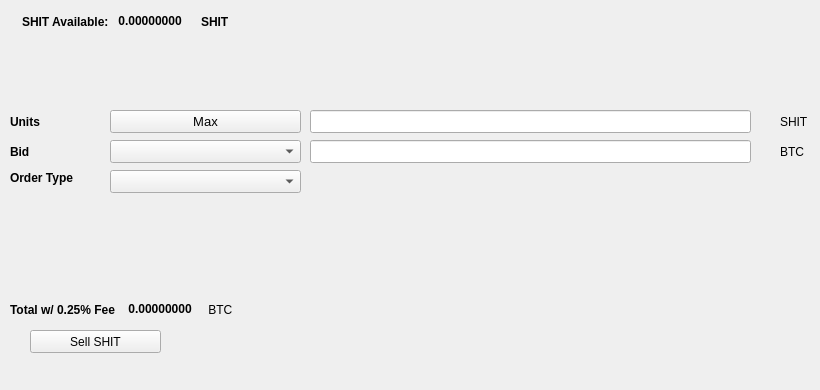
   <widget class="QWidget" name="SellTab">
    <attribute name="title">
     <string>Sell</string>
    </attribute>
    <widget class="QLabel" name="label_16">
     <property name="geometry">
      <rect>
       <x>780</x>
       <y>140</y>
       <width>31</width>
       <height>23</height>
      </rect>
     </property>
     <property name="text">
      <string>BTC</string>
     </property>
    </widget>
    <widget class="QComboBox" name="SellBidcomboBox">
     <property name="geometry">
      <rect>
       <x>110</x>
       <y>140</y>
       <width>191</width>
       <height>23</height>
      </rect>
     </property>
     <property name="font">
      <font>
       <pointsize>10</pointsize>
      </font>
     </property>
    </widget>
    <widget class="QLabel" name="label_18">
     <property name="geometry">
      <rect>
       <x>10</x>
       <y>110</y>
       <width>46</width>
       <height>23</height>
      </rect>
     </property>
     <property name="font">
      <font>
       <weight>75</weight>
       <bold>true</bold>
      </font>
     </property>
     <property name="text">
      <string>Units</string>
     </property>
    </widget>
    <widget class="QPushButton" name="Sell_Max_Amount">
     <property name="geometry">
      <rect>
       <x>110</x>
       <y>110</y>
       <width>191</width>
       <height>23</height>
      </rect>
     </property>
     <property name="font">
      <font>
       <pointsize>10</pointsize>
      </font>
     </property>
     <property name="text">
      <string>Max</string>
     </property>
    </widget>
    <widget class="QLabel" name="label_20">
     <property name="geometry">
      <rect>
       <x>10</x>
       <y>170</y>
       <width>91</width>
       <height>16</height>
      </rect>
     </property>
     <property name="font">
      <font>
       <weight>75</weight>
       <bold>true</bold>
      </font>
     </property>
     <property name="text">
      <string>Order Type</string>
     </property>
    </widget>
    <widget class="QComboBox" name="SellOrdertypeCombo">
     <property name="geometry">
      <rect>
       <x>110</x>
       <y>170</y>
       <width>191</width>
       <height>23</height>
      </rect>
     </property>
     <property name="font">
      <font>
       <pointsize>10</pointsize>
      </font>
     </property>
    </widget>
    <widget class="QLabel" name="label_21">
     <property name="geometry">
      <rect>
       <x>10</x>
       <y>140</y>
       <width>46</width>
       <height>23</height>
      </rect>
     </property>
     <property name="font">
      <font>
       <weight>75</weight>
       <bold>true</bold>
      </font>
     </property>
     <property name="text">
      <string>Bid</string>
     </property>
    </widget>
    <widget class="QLabel" name="label_22">
     <property name="geometry">
      <rect>
       <x>780</x>
       <y>110</y>
       <width>31</width>
       <height>23</height>
      </rect>
     </property>
     <property name="text">
      <string>SHIT</string>
     </property>
    </widget>
    <widget class="QLineEdit" name="UnitsInputSHIT">
     <property name="geometry">
      <rect>
       <x>310</x>
       <y>110</y>
       <width>441</width>
       <height>23</height>
      </rect>
     </property>
     <property name="font">
      <font>
       <pointsize>9</pointsize>
       <weight>75</weight>
       <bold>true</bold>
      </font>
     </property>
    </widget>
    <widget class="QLineEdit" name="SellBidPriceEdit">
     <property name="geometry">
      <rect>
       <x>310</x>
       <y>140</y>
       <width>441</width>
       <height>23</height>
      </rect>
     </property>
     <property name="font">
      <font>
       <pointsize>9</pointsize>
       <weight>75</weight>
       <bold>true</bold>
      </font>
     </property>
    </widget>
    <widget class="QPushButton" name="SellSHITBTN">
     <property name="geometry">
      <rect>
       <x>30</x>
       <y>330</y>
       <width>131</width>
       <height>23</height>
      </rect>
     </property>
     <property name="text">
      <string>Sell SHIT</string>
     </property>
     <property name="icon">
      <iconset resource="../shit">
       <normaloff>:/icons/bitcoin</normaloff>:/icons/bitcoin</iconset>
     </property>
    </widget>
    <widget class="QWidget" name="layoutWidget3">
     <property name="geometry">
      <rect>
       <x>22</x>
       <y>12</y>
       <width>258</width>
       <height>19</height>
      </rect>
     </property>
     <layout class="QHBoxLayout" name="horizontalLayout">
      <item>
       <widget class="QLabel" name="label232_2">
        <property name="font">
         <font>
          <weight>75</weight>
          <bold>true</bold>
         </font>
        </property>
        <property name="text">
         <string>SHIT Available:</string>
        </property>
       </widget>
      </item>
      <item>
       <widget class="QLabel" name="SHITAvailableLabel">
        <property name="palette">
         <palette>
          <active>
           <colorrole role="WindowText">
            <brush brushstyle="SolidPattern">
             <color alpha="255">
              <red>0</red>
              <green>0</green>
              <blue>0</blue>
             </color>
            </brush>
           </colorrole>
           <colorrole role="Button">
            <brush brushstyle="SolidPattern">
             <color alpha="255">
              <red>0</red>
              <green>170</green>
              <blue>0</blue>
             </color>
            </brush>
           </colorrole>
           <colorrole role="Light">
            <brush brushstyle="SolidPattern">
             <color alpha="255">
              <red>0</red>
              <green>255</green>
              <blue>0</blue>
             </color>
            </brush>
           </colorrole>
           <colorrole role="Midlight">
            <brush brushstyle="SolidPattern">
             <color alpha="255">
              <red>0</red>
              <green>212</green>
              <blue>0</blue>
             </color>
            </brush>
           </colorrole>
           <colorrole role="Dark">
            <brush brushstyle="SolidPattern">
             <color alpha="255">
              <red>0</red>
              <green>85</green>
              <blue>0</blue>
             </color>
            </brush>
           </colorrole>
           <colorrole role="Mid">
            <brush brushstyle="SolidPattern">
             <color alpha="255">
              <red>0</red>
              <green>113</green>
              <blue>0</blue>
             </color>
            </brush>
           </colorrole>
           <colorrole role="Text">
            <brush brushstyle="SolidPattern">
             <color alpha="255">
              <red>0</red>
              <green>170</green>
              <blue>0</blue>
             </color>
            </brush>
           </colorrole>
           <colorrole role="BrightText">
            <brush brushstyle="SolidPattern">
             <color alpha="255">
              <red>255</red>
              <green>255</green>
              <blue>255</blue>
             </color>
            </brush>
           </colorrole>
           <colorrole role="ButtonText">
            <brush brushstyle="SolidPattern">
             <color alpha="255">
              <red>0</red>
              <green>0</green>
              <blue>0</blue>
             </color>
            </brush>
           </colorrole>
           <colorrole role="Base">
            <brush brushstyle="SolidPattern">
             <color alpha="255">
              <red>255</red>
              <green>255</green>
              <blue>255</blue>
             </color>
            </brush>
           </colorrole>
           <colorrole role="Window">
            <brush brushstyle="SolidPattern">
             <color alpha="255">
              <red>0</red>
              <green>170</green>
              <blue>0</blue>
             </color>
            </brush>
           </colorrole>
           <colorrole role="Shadow">
            <brush brushstyle="SolidPattern">
             <color alpha="255">
              <red>0</red>
              <green>0</green>
              <blue>0</blue>
             </color>
            </brush>
           </colorrole>
           <colorrole role="AlternateBase">
            <brush brushstyle="SolidPattern">
             <color alpha="255">
              <red>127</red>
              <green>212</green>
              <blue>127</blue>
             </color>
            </brush>
           </colorrole>
           <colorrole role="ToolTipBase">
            <brush brushstyle="SolidPattern">
             <color alpha="255">
              <red>255</red>
              <green>255</green>
              <blue>220</blue>
             </color>
            </brush>
           </colorrole>
           <colorrole role="ToolTipText">
            <brush brushstyle="SolidPattern">
             <color alpha="255">
              <red>0</red>
              <green>0</green>
              <blue>0</blue>
             </color>
            </brush>
           </colorrole>
          </active>
          <inactive>
           <colorrole role="WindowText">
            <brush brushstyle="SolidPattern">
             <color alpha="255">
              <red>0</red>
              <green>0</green>
              <blue>0</blue>
             </color>
            </brush>
           </colorrole>
           <colorrole role="Button">
            <brush brushstyle="SolidPattern">
             <color alpha="255">
              <red>0</red>
              <green>170</green>
              <blue>0</blue>
             </color>
            </brush>
           </colorrole>
           <colorrole role="Light">
            <brush brushstyle="SolidPattern">
             <color alpha="255">
              <red>0</red>
              <green>255</green>
              <blue>0</blue>
             </color>
            </brush>
           </colorrole>
           <colorrole role="Midlight">
            <brush brushstyle="SolidPattern">
             <color alpha="255">
              <red>0</red>
              <green>212</green>
              <blue>0</blue>
             </color>
            </brush>
           </colorrole>
           <colorrole role="Dark">
            <brush brushstyle="SolidPattern">
             <color alpha="255">
              <red>0</red>
              <green>85</green>
              <blue>0</blue>
             </color>
            </brush>
           </colorrole>
           <colorrole role="Mid">
            <brush brushstyle="SolidPattern">
             <color alpha="255">
              <red>0</red>
              <green>113</green>
              <blue>0</blue>
             </color>
            </brush>
           </colorrole>
           <colorrole role="Text">
            <brush brushstyle="SolidPattern">
             <color alpha="255">
              <red>0</red>
              <green>170</green>
              <blue>0</blue>
             </color>
            </brush>
           </colorrole>
           <colorrole role="BrightText">
            <brush brushstyle="SolidPattern">
             <color alpha="255">
              <red>255</red>
              <green>255</green>
              <blue>255</blue>
             </color>
            </brush>
           </colorrole>
           <colorrole role="ButtonText">
            <brush brushstyle="SolidPattern">
             <color alpha="255">
              <red>0</red>
              <green>0</green>
              <blue>0</blue>
             </color>
            </brush>
           </colorrole>
           <colorrole role="Base">
            <brush brushstyle="SolidPattern">
             <color alpha="255">
              <red>255</red>
              <green>255</green>
              <blue>255</blue>
             </color>
            </brush>
           </colorrole>
           <colorrole role="Window">
            <brush brushstyle="SolidPattern">
             <color alpha="255">
              <red>0</red>
              <green>170</green>
              <blue>0</blue>
             </color>
            </brush>
           </colorrole>
           <colorrole role="Shadow">
            <brush brushstyle="SolidPattern">
             <color alpha="255">
              <red>0</red>
              <green>0</green>
              <blue>0</blue>
             </color>
            </brush>
           </colorrole>
           <colorrole role="AlternateBase">
            <brush brushstyle="SolidPattern">
             <color alpha="255">
              <red>127</red>
              <green>212</green>
              <blue>127</blue>
             </color>
            </brush>
           </colorrole>
           <colorrole role="ToolTipBase">
            <brush brushstyle="SolidPattern">
             <color alpha="255">
              <red>255</red>
              <green>255</green>
              <blue>220</blue>
             </color>
            </brush>
           </colorrole>
           <colorrole role="ToolTipText">
            <brush brushstyle="SolidPattern">
             <color alpha="255">
              <red>0</red>
              <green>0</green>
              <blue>0</blue>
             </color>
            </brush>
           </colorrole>
          </inactive>
          <disabled>
           <colorrole role="WindowText">
            <brush brushstyle="SolidPattern">
             <color alpha="255">
              <red>0</red>
              <green>85</green>
              <blue>0</blue>
             </color>
            </brush>
           </colorrole>
           <colorrole role="Button">
            <brush brushstyle="SolidPattern">
             <color alpha="255">
              <red>0</red>
              <green>170</green>
              <blue>0</blue>
             </color>
            </brush>
           </colorrole>
           <colorrole role="Light">
            <brush brushstyle="SolidPattern">
             <color alpha="255">
              <red>0</red>
              <green>255</green>
              <blue>0</blue>
             </color>
            </brush>
           </colorrole>
           <colorrole role="Midlight">
            <brush brushstyle="SolidPattern">
             <color alpha="255">
              <red>0</red>
              <green>212</green>
              <blue>0</blue>
             </color>
            </brush>
           </colorrole>
           <colorrole role="Dark">
            <brush brushstyle="SolidPattern">
             <color alpha="255">
              <red>0</red>
              <green>85</green>
              <blue>0</blue>
             </color>
            </brush>
           </colorrole>
           <colorrole role="Mid">
            <brush brushstyle="SolidPattern">
             <color alpha="255">
              <red>0</red>
              <green>113</green>
              <blue>0</blue>
             </color>
            </brush>
           </colorrole>
           <colorrole role="Text">
            <brush brushstyle="SolidPattern">
             <color alpha="255">
              <red>0</red>
              <green>85</green>
              <blue>0</blue>
             </color>
            </brush>
           </colorrole>
           <colorrole role="BrightText">
            <brush brushstyle="SolidPattern">
             <color alpha="255">
              <red>255</red>
              <green>255</green>
              <blue>255</blue>
             </color>
            </brush>
           </colorrole>
           <colorrole role="ButtonText">
            <brush brushstyle="SolidPattern">
             <color alpha="255">
              <red>0</red>
              <green>85</green>
              <blue>0</blue>
             </color>
            </brush>
           </colorrole>
           <colorrole role="Base">
            <brush brushstyle="SolidPattern">
             <color alpha="255">
              <red>0</red>
              <green>170</green>
              <blue>0</blue>
             </color>
            </brush>
           </colorrole>
           <colorrole role="Window">
            <brush brushstyle="SolidPattern">
             <color alpha="255">
              <red>0</red>
              <green>170</green>
              <blue>0</blue>
             </color>
            </brush>
           </colorrole>
           <colorrole role="Shadow">
            <brush brushstyle="SolidPattern">
             <color alpha="255">
              <red>0</red>
              <green>0</green>
              <blue>0</blue>
             </color>
            </brush>
           </colorrole>
           <colorrole role="AlternateBase">
            <brush brushstyle="SolidPattern">
             <color alpha="255">
              <red>0</red>
              <green>170</green>
              <blue>0</blue>
             </color>
            </brush>
           </colorrole>
           <colorrole role="ToolTipBase">
            <brush brushstyle="SolidPattern">
             <color alpha="255">
              <red>255</red>
              <green>255</green>
              <blue>220</blue>
             </color>
            </brush>
           </colorrole>
           <colorrole role="ToolTipText">
            <brush brushstyle="SolidPattern">
             <color alpha="255">
              <red>0</red>
              <green>0</green>
              <blue>0</blue>
             </color>
            </brush>
           </colorrole>
          </disabled>
         </palette>
        </property>
        <property name="font">
         <font>
          <weight>75</weight>
          <bold>true</bold>
         </font>
        </property>
        <property name="text">
         <string> 0.00000000 </string>
        </property>
        <property name="textInteractionFlags">
         <set>Qt::LinksAccessibleByMouse|Qt::TextSelectableByKeyboard|Qt::TextSelectableByMouse</set>
        </property>
       </widget>
      </item>
      <item>
       <widget class="QLabel" name="labelSHIT">
        <property name="font">
         <font>
          <weight>75</weight>
          <bold>true</bold>
         </font>
        </property>
        <property name="text">
         <string>SHIT</string>
        </property>
       </widget>
      </item>
     </layout>
    </widget>
    <widget class="QWidget" name="layoutWidget">
     <property name="geometry">
      <rect>
       <x>10</x>
       <y>300</y>
       <width>268</width>
       <height>19</height>
      </rect>
     </property>
     <layout class="QHBoxLayout" name="horizontalLayout_2">
      <item>
       <widget class="QLabel" name="label_19">
        <property name="font">
         <font>
          <weight>75</weight>
          <bold>true</bold>
         </font>
        </property>
        <property name="text">
         <string>Total w/ 0.25% Fee </string>
        </property>
       </widget>
      </item>
      <item>
       <widget class="QLabel" name="SellCostLabel">
        <property name="palette">
         <palette>
          <active>
           <colorrole role="WindowText">
            <brush brushstyle="SolidPattern">
             <color alpha="255">
              <red>0</red>
              <green>0</green>
              <blue>0</blue>
             </color>
            </brush>
           </colorrole>
           <colorrole role="Button">
            <brush brushstyle="SolidPattern">
             <color alpha="255">
              <red>0</red>
              <green>170</green>
              <blue>0</blue>
             </color>
            </brush>
           </colorrole>
           <colorrole role="Light">
            <brush brushstyle="SolidPattern">
             <color alpha="255">
              <red>0</red>
              <green>255</green>
              <blue>0</blue>
             </color>
            </brush>
           </colorrole>
           <colorrole role="Midlight">
            <brush brushstyle="SolidPattern">
             <color alpha="255">
              <red>0</red>
              <green>212</green>
              <blue>0</blue>
             </color>
            </brush>
           </colorrole>
           <colorrole role="Dark">
            <brush brushstyle="SolidPattern">
             <color alpha="255">
              <red>0</red>
              <green>85</green>
              <blue>0</blue>
             </color>
            </brush>
           </colorrole>
           <colorrole role="Mid">
            <brush brushstyle="SolidPattern">
             <color alpha="255">
              <red>0</red>
              <green>113</green>
              <blue>0</blue>
             </color>
            </brush>
           </colorrole>
           <colorrole role="Text">
            <brush brushstyle="SolidPattern">
             <color alpha="255">
              <red>0</red>
              <green>170</green>
              <blue>0</blue>
             </color>
            </brush>
           </colorrole>
           <colorrole role="BrightText">
            <brush brushstyle="SolidPattern">
             <color alpha="255">
              <red>255</red>
              <green>255</green>
              <blue>255</blue>
             </color>
            </brush>
           </colorrole>
           <colorrole role="ButtonText">
            <brush brushstyle="SolidPattern">
             <color alpha="255">
              <red>0</red>
              <green>0</green>
              <blue>0</blue>
             </color>
            </brush>
           </colorrole>
           <colorrole role="Base">
            <brush brushstyle="SolidPattern">
             <color alpha="255">
              <red>255</red>
              <green>255</green>
              <blue>255</blue>
             </color>
            </brush>
           </colorrole>
           <colorrole role="Window">
            <brush brushstyle="SolidPattern">
             <color alpha="255">
              <red>0</red>
              <green>170</green>
              <blue>0</blue>
             </color>
            </brush>
           </colorrole>
           <colorrole role="Shadow">
            <brush brushstyle="SolidPattern">
             <color alpha="255">
              <red>0</red>
              <green>0</green>
              <blue>0</blue>
             </color>
            </brush>
           </colorrole>
           <colorrole role="AlternateBase">
            <brush brushstyle="SolidPattern">
             <color alpha="255">
              <red>127</red>
              <green>212</green>
              <blue>127</blue>
             </color>
            </brush>
           </colorrole>
           <colorrole role="ToolTipBase">
            <brush brushstyle="SolidPattern">
             <color alpha="255">
              <red>255</red>
              <green>255</green>
              <blue>220</blue>
             </color>
            </brush>
           </colorrole>
           <colorrole role="ToolTipText">
            <brush brushstyle="SolidPattern">
             <color alpha="255">
              <red>0</red>
              <green>0</green>
              <blue>0</blue>
             </color>
            </brush>
           </colorrole>
          </active>
          <inactive>
           <colorrole role="WindowText">
            <brush brushstyle="SolidPattern">
             <color alpha="255">
              <red>0</red>
              <green>0</green>
              <blue>0</blue>
             </color>
            </brush>
           </colorrole>
           <colorrole role="Button">
            <brush brushstyle="SolidPattern">
             <color alpha="255">
              <red>0</red>
              <green>170</green>
              <blue>0</blue>
             </color>
            </brush>
           </colorrole>
           <colorrole role="Light">
            <brush brushstyle="SolidPattern">
             <color alpha="255">
              <red>0</red>
              <green>255</green>
              <blue>0</blue>
             </color>
            </brush>
           </colorrole>
           <colorrole role="Midlight">
            <brush brushstyle="SolidPattern">
             <color alpha="255">
              <red>0</red>
              <green>212</green>
              <blue>0</blue>
             </color>
            </brush>
           </colorrole>
           <colorrole role="Dark">
            <brush brushstyle="SolidPattern">
             <color alpha="255">
              <red>0</red>
              <green>85</green>
              <blue>0</blue>
             </color>
            </brush>
           </colorrole>
           <colorrole role="Mid">
            <brush brushstyle="SolidPattern">
             <color alpha="255">
              <red>0</red>
              <green>113</green>
              <blue>0</blue>
             </color>
            </brush>
           </colorrole>
           <colorrole role="Text">
            <brush brushstyle="SolidPattern">
             <color alpha="255">
              <red>0</red>
              <green>170</green>
              <blue>0</blue>
             </color>
            </brush>
           </colorrole>
           <colorrole role="BrightText">
            <brush brushstyle="SolidPattern">
             <color alpha="255">
              <red>255</red>
              <green>255</green>
              <blue>255</blue>
             </color>
            </brush>
           </colorrole>
           <colorrole role="ButtonText">
            <brush brushstyle="SolidPattern">
             <color alpha="255">
              <red>0</red>
              <green>0</green>
              <blue>0</blue>
             </color>
            </brush>
           </colorrole>
           <colorrole role="Base">
            <brush brushstyle="SolidPattern">
             <color alpha="255">
              <red>255</red>
              <green>255</green>
              <blue>255</blue>
             </color>
            </brush>
           </colorrole>
           <colorrole role="Window">
            <brush brushstyle="SolidPattern">
             <color alpha="255">
              <red>0</red>
              <green>170</green>
              <blue>0</blue>
             </color>
            </brush>
           </colorrole>
           <colorrole role="Shadow">
            <brush brushstyle="SolidPattern">
             <color alpha="255">
              <red>0</red>
              <green>0</green>
              <blue>0</blue>
             </color>
            </brush>
           </colorrole>
           <colorrole role="AlternateBase">
            <brush brushstyle="SolidPattern">
             <color alpha="255">
              <red>127</red>
              <green>212</green>
              <blue>127</blue>
             </color>
            </brush>
           </colorrole>
           <colorrole role="ToolTipBase">
            <brush brushstyle="SolidPattern">
             <color alpha="255">
              <red>255</red>
              <green>255</green>
              <blue>220</blue>
             </color>
            </brush>
           </colorrole>
           <colorrole role="ToolTipText">
            <brush brushstyle="SolidPattern">
             <color alpha="255">
              <red>0</red>
              <green>0</green>
              <blue>0</blue>
             </color>
            </brush>
           </colorrole>
          </inactive>
          <disabled>
           <colorrole role="WindowText">
            <brush brushstyle="SolidPattern">
             <color alpha="255">
              <red>0</red>
              <green>85</green>
              <blue>0</blue>
             </color>
            </brush>
           </colorrole>
           <colorrole role="Button">
            <brush brushstyle="SolidPattern">
             <color alpha="255">
              <red>0</red>
              <green>170</green>
              <blue>0</blue>
             </color>
            </brush>
           </colorrole>
           <colorrole role="Light">
            <brush brushstyle="SolidPattern">
             <color alpha="255">
              <red>0</red>
              <green>255</green>
              <blue>0</blue>
             </color>
            </brush>
           </colorrole>
           <colorrole role="Midlight">
            <brush brushstyle="SolidPattern">
             <color alpha="255">
              <red>0</red>
              <green>212</green>
              <blue>0</blue>
             </color>
            </brush>
           </colorrole>
           <colorrole role="Dark">
            <brush brushstyle="SolidPattern">
             <color alpha="255">
              <red>0</red>
              <green>85</green>
              <blue>0</blue>
             </color>
            </brush>
           </colorrole>
           <colorrole role="Mid">
            <brush brushstyle="SolidPattern">
             <color alpha="255">
              <red>0</red>
              <green>113</green>
              <blue>0</blue>
             </color>
            </brush>
           </colorrole>
           <colorrole role="Text">
            <brush brushstyle="SolidPattern">
             <color alpha="255">
              <red>0</red>
              <green>85</green>
              <blue>0</blue>
             </color>
            </brush>
           </colorrole>
           <colorrole role="BrightText">
            <brush brushstyle="SolidPattern">
             <color alpha="255">
              <red>255</red>
              <green>255</green>
              <blue>255</blue>
             </color>
            </brush>
           </colorrole>
           <colorrole role="ButtonText">
            <brush brushstyle="SolidPattern">
             <color alpha="255">
              <red>0</red>
              <green>85</green>
              <blue>0</blue>
             </color>
            </brush>
           </colorrole>
           <colorrole role="Base">
            <brush brushstyle="SolidPattern">
             <color alpha="255">
              <red>0</red>
              <green>170</green>
              <blue>0</blue>
             </color>
            </brush>
           </colorrole>
           <colorrole role="Window">
            <brush brushstyle="SolidPattern">
             <color alpha="255">
              <red>0</red>
              <green>170</green>
              <blue>0</blue>
             </color>
            </brush>
           </colorrole>
           <colorrole role="Shadow">
            <brush brushstyle="SolidPattern">
             <color alpha="255">
              <red>0</red>
              <green>0</green>
              <blue>0</blue>
             </color>
            </brush>
           </colorrole>
           <colorrole role="AlternateBase">
            <brush brushstyle="SolidPattern">
             <color alpha="255">
              <red>0</red>
              <green>170</green>
              <blue>0</blue>
             </color>
            </brush>
           </colorrole>
           <colorrole role="ToolTipBase">
            <brush brushstyle="SolidPattern">
             <color alpha="255">
              <red>255</red>
              <green>255</green>
              <blue>220</blue>
             </color>
            </brush>
           </colorrole>
           <colorrole role="ToolTipText">
            <brush brushstyle="SolidPattern">
             <color alpha="255">
              <red>0</red>
              <green>0</green>
              <blue>0</blue>
             </color>
            </brush>
           </colorrole>
          </disabled>
         </palette>
        </property>
        <property name="font">
         <font>
          <weight>75</weight>
          <bold>true</bold>
         </font>
        </property>
        <property name="autoFillBackground">
         <bool>false</bool>
        </property>
        <property name="text">
         <string> 0.00000000</string>
        </property>
        <property name="textInteractionFlags">
         <set>Qt::LinksAccessibleByMouse|Qt::TextSelectableByMouse</set>
        </property>
       </widget>
      </item>
      <item>
       <widget class="QLabel" name="label_17">
        <property name="font">
         <font>
          <weight>50</weight>
          <bold>false</bold>
         </font>
        </property>
        <property name="text">
         <string> BTC</string>
        </property>
       </widget>
      </item>
     </layout>
    </widget>
    <widget class="QLabel" name="label_23">
     <property name="geometry">
      <rect>
       <x>460</x>
       <y>300</y>
       <width>281</width>
       <height>81</height>
      </rect>
     </property>
     <property name="text">
      <string/>
     </property>
     <property name="pixmap">
      <pixmap>:/images/bittrex</pixmap>
     </property>
    </widget>
   </widget>
